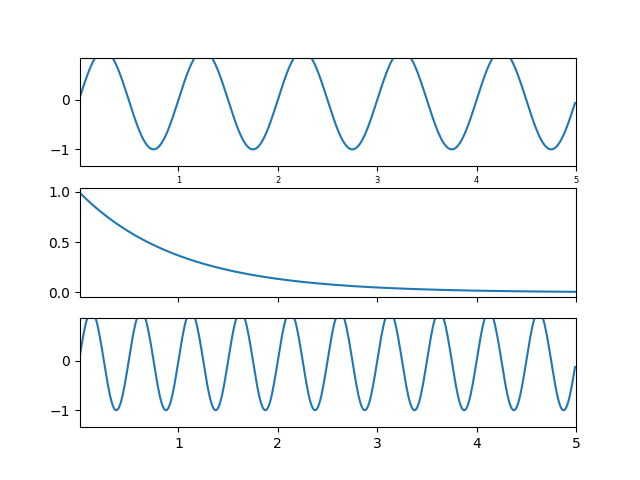

Write Python code to recreate this figure.
# 引入所需库
import matplotlib
import matplotlib.pyplot as plt
import numpy as np
matplotlib.use('TkAgg')


t = np.arange(0.01, 5.0, 0.01)
s1 = np.sin(2 * np.pi * t)
s2 = np.exp(-t)
s3 = np.sin(4 * np.pi * t)

ax1 = plt.subplot(311)
plt.plot(t, s1)
plt.tick_params('x', labelsize=6)
# 表示这个区域与 ax1 共享 x 轴坐标轴
ax2 = plt.subplot(312, sharex=ax1)
plt.plot(t, s2)
plt.tick_params('x', labelbottom=False)
# sharex 和 sharey 参数分别用于指定子图是否共享x轴和y轴
ax3 = plt.subplot(313, sharex=ax1, sharey=ax1)
plt.plot(t, s3)
plt.xlim(0.01, 5.0)
plt.show()
